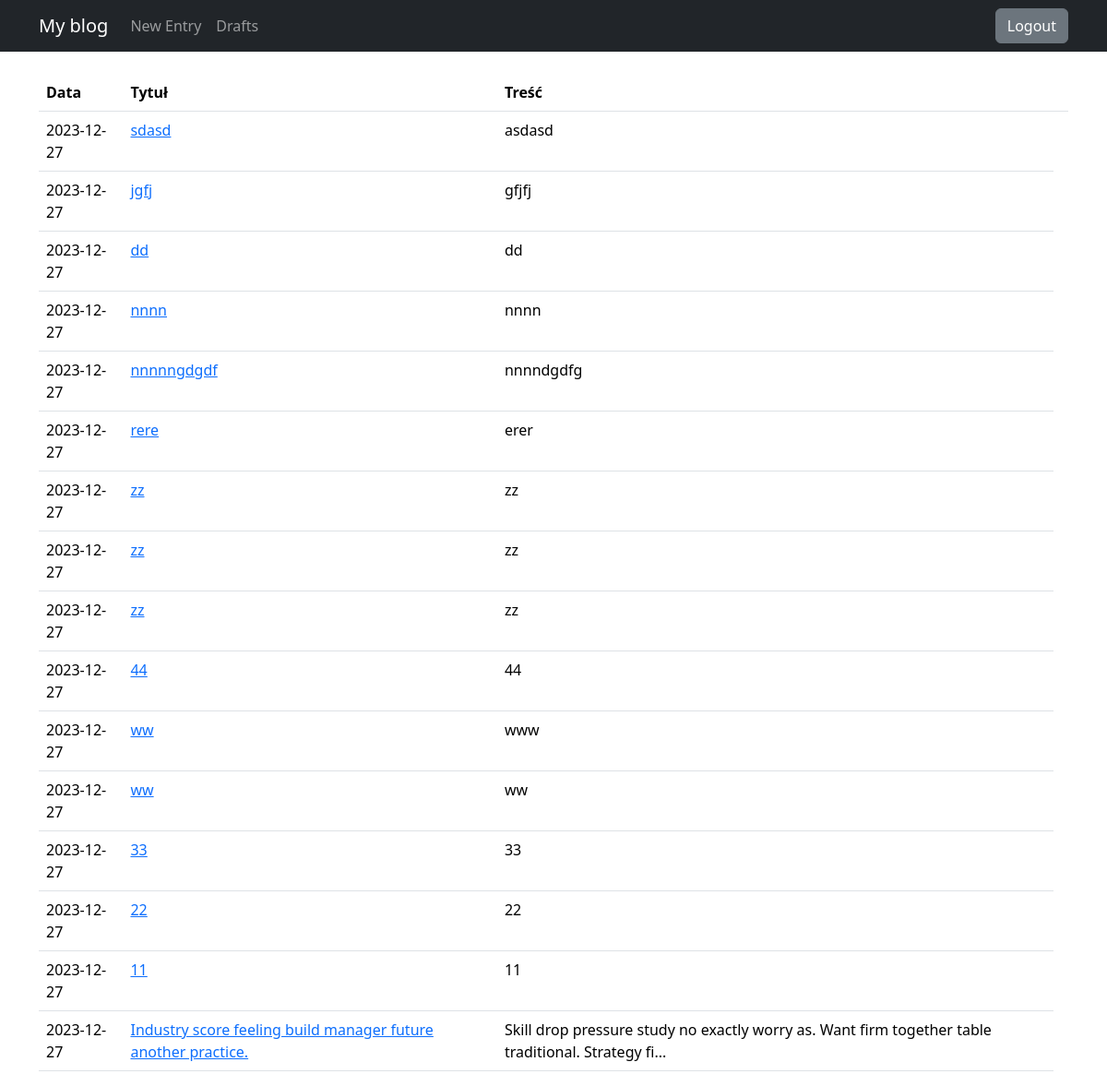
The page /drafts/ (signed in) on the database as committed earlier.
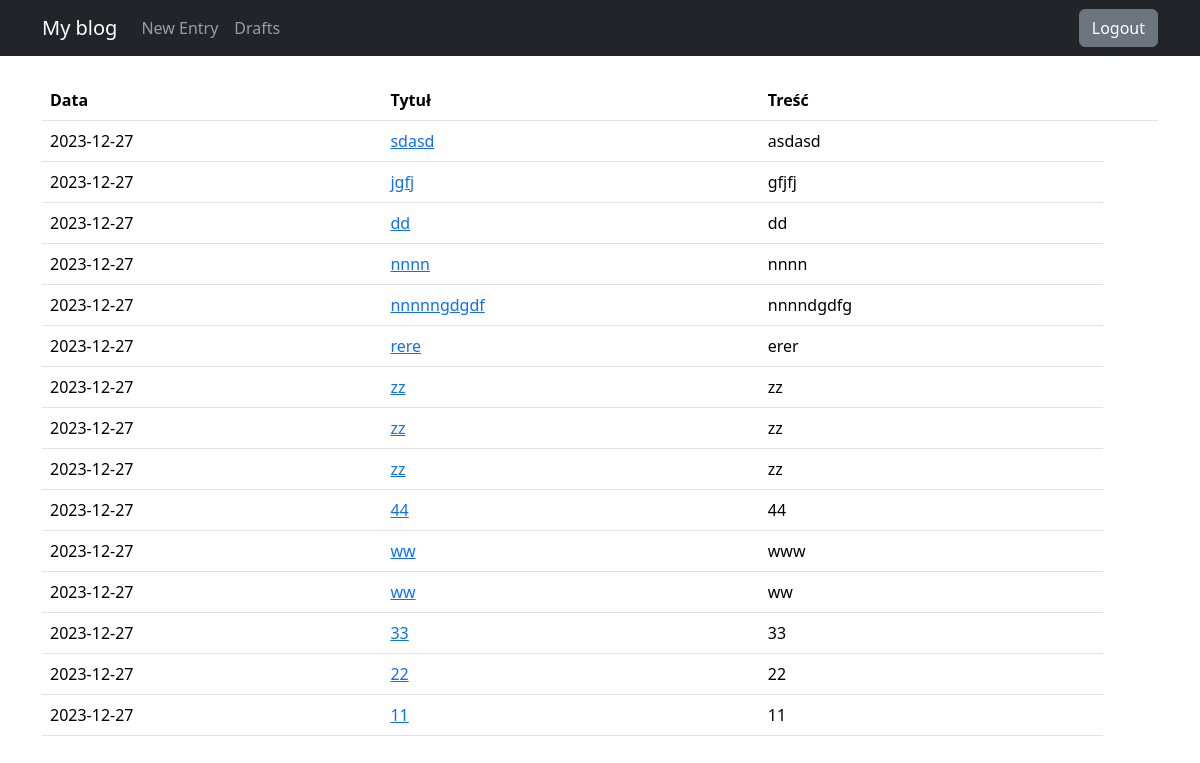
The same page on the database as committed later.
### blog/models.py (models this page shows)
class Entry(db.Model):
    id = db.Column(db.Integer, primary_key=True)
    title = db.Column(db.String(80), nullable=False)
    body = db.Column(db.Text, nullable=False)
    pub_date = db.Column(db.DateTime, nullable=False,
                         default=datetime.datetime.utcnow)
    is_published = db.Column(db.Boolean, default=False)

### blog/routes.py (the view)
@app.route("/drafts/", methods=['GET'])
@login_required
def list_drafts():
    drafts = Entry.query.filter_by(is_published=False).order_by(Entry.pub_date.desc())
    return render_template("drafts.html", drafts=drafts)

### blog/routes.py (called while the page is built)
def login_required(view_func):
    @functools.wraps(view_func)
    def check_permissions(*args, **kwargs):
        if session.get('logged_in'):
            return view_func(*args, **kwargs)
        return redirect(url_for('login', next=request.path))
    return check_permissions

### blog/templates/drafts.html
{% extends "base.html" %}
{% block content %}
<table class="table">
   <thead>
     <tr>
       <th scope="col">Data</th>
       <th scope="col">Tytuł</th>
       <th scope="col">Treść</th>
       <th scope="col"></th>
     </tr>
   </thead>
   <tbody>
       {% for post in drafts %}
     <tr>
       <td>
           {{ post.pub_date.strftime('%Y-%m-%d') }}
       </td>
       <td>
           <a href="{{ url_for('edit_or_create_entry', entry_id=post.id) }}">
               {{ post.title }}
           </a>
       </td>
       <td>{{ post.body|truncate(100, true) }}</td>
     </tr>
     {% endfor %}
   </tbody>
 </table>
{% endblock %}

### blog/templates/base.html (shortened to what this page needs)
<!doctype html>
<html lang="en">
<head>
    <link href="https://cdn.jsdelivr.net/npm/bootstrap@5.3.2/dist/css/bootstrap.min.css"
          rel="stylesheet"
>
</head>
<body>
    <nav class="navbar navbar-expand-md navbar-dark bg-dark fixed-top">
        <div class="container">
            <a class="navbar-brand" href="{{ url_for('index') }}">My blog</a>
            <div class="collapse navbar-collapse justify-content-between" id="navbarNav">
                <ul class="navbar-nav">
                    <li class="nav-item">
                        <a class="nav-link" href="{{ url_for('edit_or_create_entry') }}">New Entry</a>
                    </li>
                    <li class="nav-item">
                        <a class="nav-link" href="{{ url_for('list_drafts') }}">Drafts</a>
                    </li>
                </ul>
                    {% if session.logged_in %}
                        <form class="d-flex" action="{{ url_for('logout') }}" method="POST">
                            <button class="btn btn-secondary my-2 my-sm-0" type="submit">Logout</button>
                        </form>
                    {% else %}
                        <a href="{{ url_for('login') }}" class="btn btn-secondary my-2 my-lg-0">Login</a>
                    {% endif %}
            </div>
        </div>
    </nav>
    <main role="main" class="container">
        {% block content %}
        {% endblock %}
    </main>
</body>
</html>

### blog/templates/base.html (style rules this page uses)
body { padding-top: 5rem; }

Rows that differ between the two databases and show on the page:
no longer on this page (row edited): Entry: pub_date "2023-12-27", title "Industry score feeling build manager future another practice.", body "Skill drop pressure study no exactly worry as. Want firm together table traditional. Strategy fi..."
